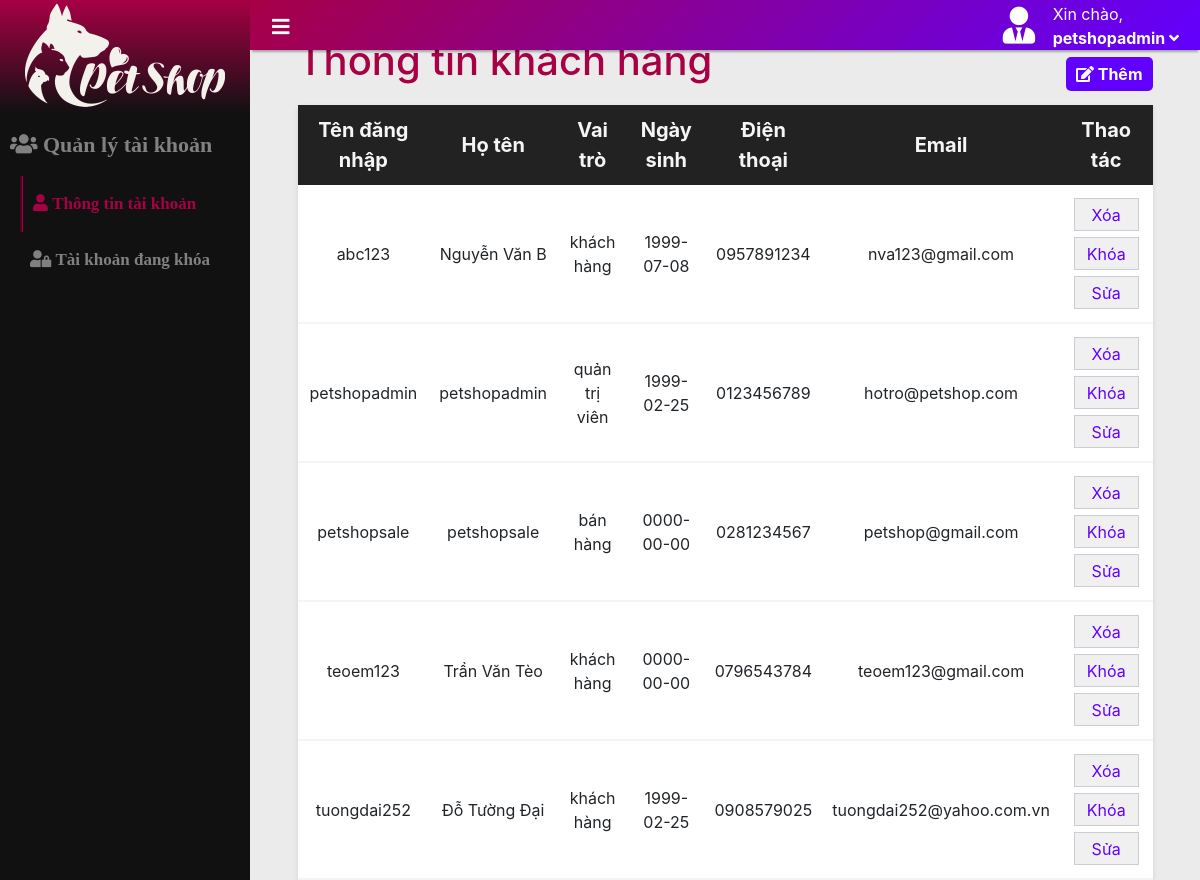
/admin/thongtintaikhoan.php (signed in), run on the app's committed database.
### tables this page shows
CREATE TABLE `taikhoan` (
  `tendangnhap` varchar(20) NOT NULL COMMENT 'tên đăng nhập',
  `matkhau` varchar(20) NOT NULL COMMENT 'mật khẩu',
  `mavt` varchar(10) DEFAULT 'customer' COMMENT 'mã vai trò',
  `hoten` varchar(50) NOT NULL COMMENT 'họ và tên',
  `ngaysinh` date DEFAULT NULL COMMENT 'ngày sinh',
  `dienthoai` int(11) NOT NULL COMMENT 'số điện thoại',
  `email` varchar(50) NOT NULL COMMENT 'email',
  `khoa` int(1) NOT NULL DEFAULT '0'
);

CREATE TABLE `vaitro` (
  `mavt` varchar(10) NOT NULL COMMENT 'mã vai trò',
  `vaitro` varchar(20) NOT NULL COMMENT 'vai trò',
  `quyen` varchar(20) NOT NULL COMMENT 'đặc quyền'
);

### ProductsPerPage.inc (called while the page is built, shortened)
<?php
    $productsPerPage = 8;
    $pageNum = 1;
    $offset = ($pageNum - 1) * $productsPerPage;
?>

### db.inc (called while the page is built, shortened)
<?php
   	$databaseName = "petshop";
?>

### DataProvider.php (called while the page is built, shortened)
<?php
class DataProvider
{
	public static function executeQuery($sql)
	{
		include ('db.inc');
		include_once('error.inc');
		if (!($connection = mysqli_connect($hostName, $username, $password)))
			die ("couldn't connect to localhost");
		if (!($result = mysqli_query($connection,  $sql)))
			showError();
		return $result;
	}
}
?>

### admin/thongtintaikhoan.php (the view, shortened to what this page needs)
<?php
    require '../DataProvider.php';
    require '../ProductsPerPage.inc';
?>
<!doctype html>
<html>
<head>
    <link rel="stylesheet" href="https://maxcdn.bootstrapcdn.com/bootstrap/4.3.1/css/bootstrap.min.css">
    <link rel="stylesheet" href="https://use.fontawesome.com/releases/v5.5.0/css/all.css">
    <link href="../css/ScrollOnTop.css" rel="stylesheet" type="text/css" />
    <link href="css/Menu.css" rel="stylesheet" type="text/css" />
    <link href="css/header.css" rel="stylesheet" type="text/css" />
    <link href='css/users.css' rel='stylesheet' type='text/css' />
</head>
<body>
<?php
    include("menu.php");
?>
<?php
    include("header.php");
?>
<div class="main" id="Main">
    <table id="table-user" cellpadding="10px" cellspacing="0">
        <caption>
            <span class="table-caption"><h1>Thông tin khách hàng</h1></span>
            <div class="them-tk"><button onclick="popup_themtk()"><i class="fas fa-edit"></i><strong> Thêm</strong></button></div>
        </caption>
        <thead>
            <tr style="background-color: #222; color: #f5f5f5; text-align: center;font-size: 20px;font-weight: bold">
                <th>Tên đăng nhập</th>
                <th>Họ tên</th>
                <th>Vai trò</th>
                <th>Ngày sinh</th>
                <th>Điện thoại</th>
                <th>Email</th>
                <th>Thao tác</th>
            </tr>
        </thead>
        <tbody>
            <?php
                $sql = "SELECT * FROM taikhoan AS tk JOIN vaitro AS vt ON tk.mavt = vt.mavt WHERE tk.khoa=0";
                $sql = $sql . " LIMIT $offset, $productsPerPage";
                $result = DataProvider::executeQuery($sql);
                while ($row = mysqli_fetch_array($result))
                {
                    echo "<tr>";
					echo "  <td>" .$row["tendangnhap"]. "</td>";
                    echo "  <td>" .$row["hoten"]. "</td>";
                    echo "  <td>" .$row["vaitro"]. "</td>";
					echo "	<td>" .$row["ngaysinh"]. "</td>";
                    echo "  <td>0" .$row["dienthoai"]. "</td>";
                    echo "  <td>" .$row["email"]. "</td>";
                    echo "  <td>";
                    echo "      <form method='post' onSubmit='return xoa_tk()' action=''>";
                    echo "          <input type='submit' value='Xóa' class='xoa_user'>";
                    echo "      </form>";
                    echo "      <form method='post' onSubmit='return khoa_tk()' action=''>";
                    echo "          <input type='submit' value='Khóa' class='xoa_user'>";
                    echo "      </form>";
                    echo "      <button class='sua_user' value='".$row["tendangnhap"]."' onClick='goto(this.value)'>Sửa</button>";
                    echo "  </td>";
                    echo "</tr>";
                }
            ?>
        </tbody>
    </table>
</div>
</body>
</html>

### admin/css/Menu.css (style rules this page uses)
.main { margin-left: 250px; }

### admin/css/header.css (style rules this page uses)
.main { margin-top: 25px; }

### admin/css/users.css (style rules this page uses)
.them-tk { display: contents; }
.them-tk button { background-color: #6100FF; color: white; outline: none; border: none; border-radius: 5px; padding: 5px 10px; float: right; margin-top: 20px; }
.table-caption { float: left; }
#table-user { background-color: white; box-shadow: 0px 2px 5px 0px rgba(0, 0, 0, 0.1); border: none; }
caption { caption-side: top; color:#A70045; }
table { margin: auto; width: 90%; }
table tbody tr { border: none; text-align: center; }
table thead th { border-bottom: none; }
table tbody td { border-bottom: 2px solid #f5f5f5; }
.xoa_user,.sua_user { height: 33px; width: 65px; background-color: #F0F0F0; color: #6100FF; border: 1px solid #C8CED3; margin: 3px; transition: 0.3s; outline: none; }

### admin/thongtintaikhoan.php (style rules this page uses)
* { box-sizing:border-box; -moz-box-sizing:border-box; -webkit-box-sizing:border-box; }
html { scroll-behavior: smooth; }
body { margin:0; padding: 0; background-color: #ebebeb; }
html, body { cursor:url('http://www.snazzyspace.com/cursorsfolder/dog-paw.png'), auto; }

### data on the page
taikhoan: tendangnhap "abc123", hoten "Nguyễn Văn B", mavt.vaitro "khách hàng", ngaysinh "1999-07-08", dienthoai "957891234", email "nva123@gmail.com"
taikhoan: tendangnhap "petshopadmin", hoten "petshopadmin", mavt.vaitro "quản trị viên", ngaysinh "1999-02-25", dienthoai "123456789", email "hotro@petshop.com"
taikhoan: tendangnhap "petshopsale", hoten "petshopsale", mavt.vaitro "bán hàng", ngaysinh "0000-00-00", dienthoai "281234567", email "petshop@gmail.com"
taikhoan: tendangnhap "teoem123", hoten "Trần Văn Tèo", mavt.vaitro "khách hàng", ngaysinh "0000-00-00", dienthoai "796543784", email "teoem123@gmail.com"
taikhoan: tendangnhap "tuongdai252", hoten "Đỗ Tường Đại", mavt.vaitro "khách hàng", ngaysinh "1999-02-25", dienthoai "908579025", email "tuongdai252@yahoo.com.vn"

### other printed values
$_SESSION['managerusername'] "petshopadmin"
